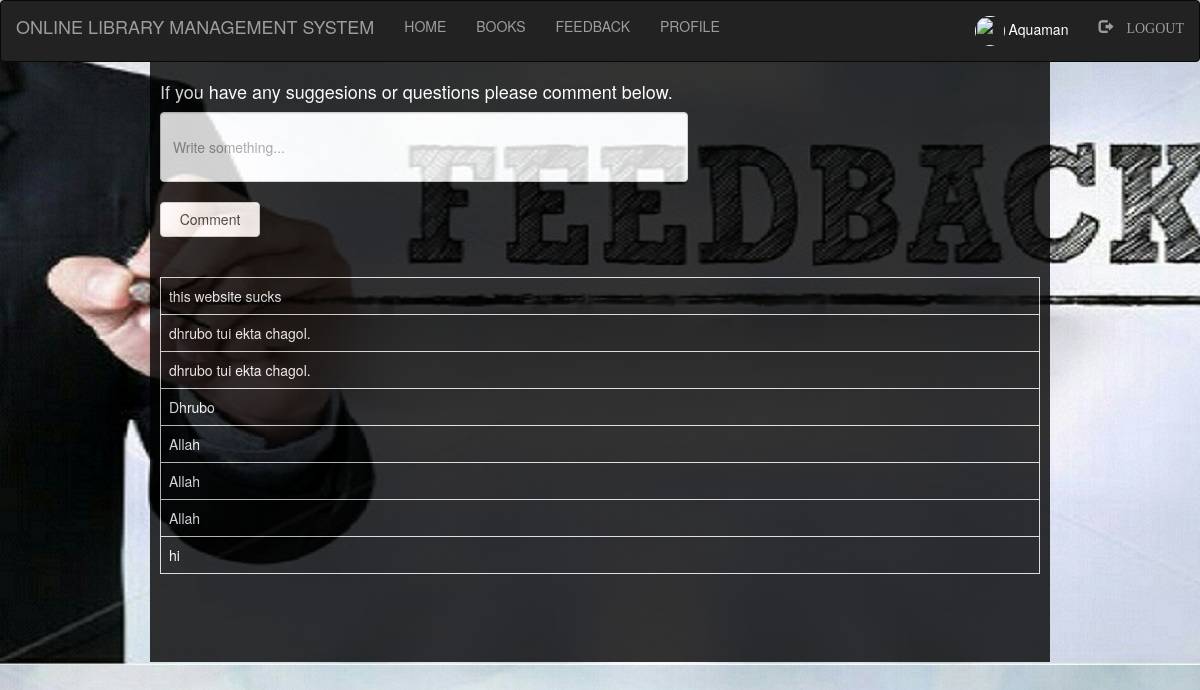
The app's page /library/student/feedback.php (signed in), older data.
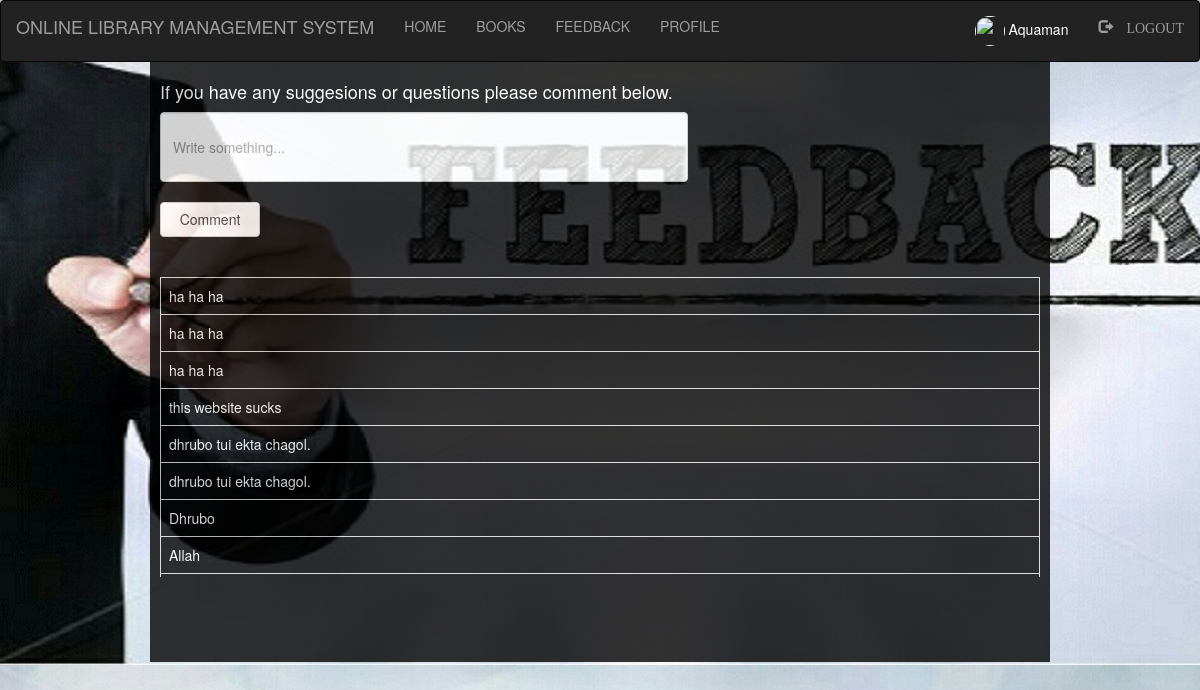
The same page, newer data.
### tables this page shows
CREATE TABLE `cmnts` (
  `id` int(100) NOT NULL,
  `comment` varchar(300) NOT NULL
);

### library/student/feedback.php (the view, shortened to what this page needs)
<?php
  include "navbar.php";
  include "connection.php";
?>
<!DOCTYPE html>
<html>
<head>
	<link rel="stylesheet" type="text/css" href="style.css">
    <link rel="stylesheet" href="https://maxcdn.bootstrapcdn.com/bootstrap/3.3.7/css/bootstrap.min.css">
</head>
<body>
	<div class="wrapper">
		<h4>If you have any suggesions or questions please comment below.</h4>
		<form style="color:aliceblue" action="" method="post">
			<input class="form-control" type="text" name="comment" placeholder="Write something..."><br>
			<input class="btn btn-default" type="submit" name="submit" value="Comment" style="width: 100px; height: 35px;">
		</form>
<br><br>
	<div class="scroll">
		<?php
			if(isset($_POST['submit']))
			{
				$sql="INSERT INTO `cmnts` VALUES('','$_POST[comment]');";
				if(mysqli_query($db,$sql))
				{
					$q="SELECT * FROM `cmnts` ORDER BY `cmnts`.`id` DESC";
					$res=mysqli_query($db,$q);
					echo "<table class='table table-bordered'>";
					while ($row=mysqli_fetch_assoc($res))
					{
						echo "<tr>";
							echo "<td>"; echo $row['comment']; echo "</td>";
						echo "</tr>";
					}
				}
			}
			else
			{
				$q="SELECT * FROM `cmnts` ORDER BY `cmnts`.`id` DESC";
					$res=mysqli_query($db,$q);
					echo "<table class='table table-bordered'>";
					while ($row=mysqli_fetch_assoc($res))
					{
						echo "<tr>";
							echo "<td>"; echo $row['comment']; echo "</td>";
						echo "</tr>";
					}
			}
		?>
	</div>
	</div>
</body>
</html>

Row changes from the older to the newer data that the page shows:
no longer on this page (row unchanged): cmnts: comment "Allah"
no longer on this page (row unchanged): cmnts: comment "Allah"
no longer on this page (row unchanged): cmnts: comment "hi"
added cmnts: comment "ha ha ha"
added cmnts: comment "ha ha ha"
added cmnts: comment "ha ha ha"
